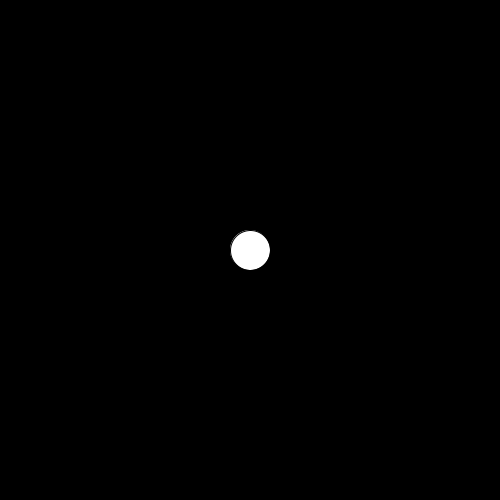
Frame 1 (no input)
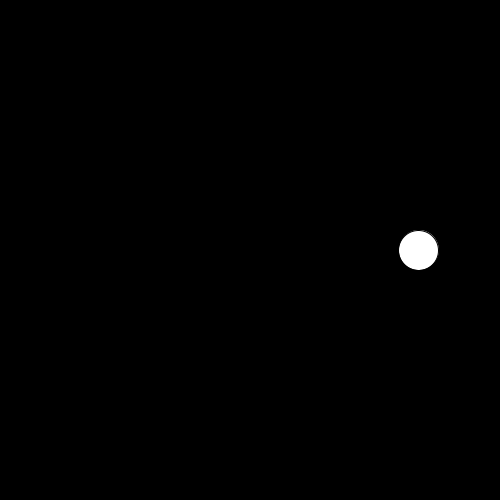
Frame 60 (the mouse pressed at the canvas centre just before this capture)
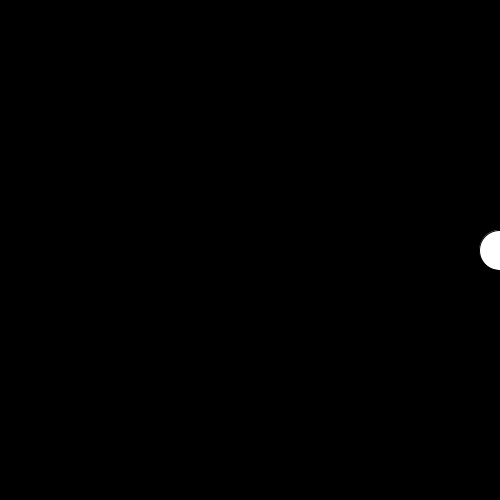
Frame 120 (the mouse held since frame 60 and released just before this capture)

The Processing sketch that drew these frames (run headless with seeded random() and noise(); from frame 60 on, the mouse is pressed at the canvas centre):

// Processing sketch: sketch_2
// ── sketch_2.pde
float x;
float y; 
float speed = 3;
float direction = 1;
float a = 0.0; 
float inc = TWO_PI/500.0;
boolean clicked;


void setup(){
  size(500, 500);
  clicked = false; 
}
void draw(){
  background(0);
 if(mousePressed && dist(mouseX, mouseY, x, y) < 20){
  clicked = true; 
 }
 if(clicked == true){
   y = sin(a)*height/2+height/2; 
   x = width/2; 
 }else{
  x = sin(a)*width/2+width/2; 
  y = height/2;
 }
  fill(255);
  ellipse(x, y, 40, 40);
  a = a + inc; 
}
